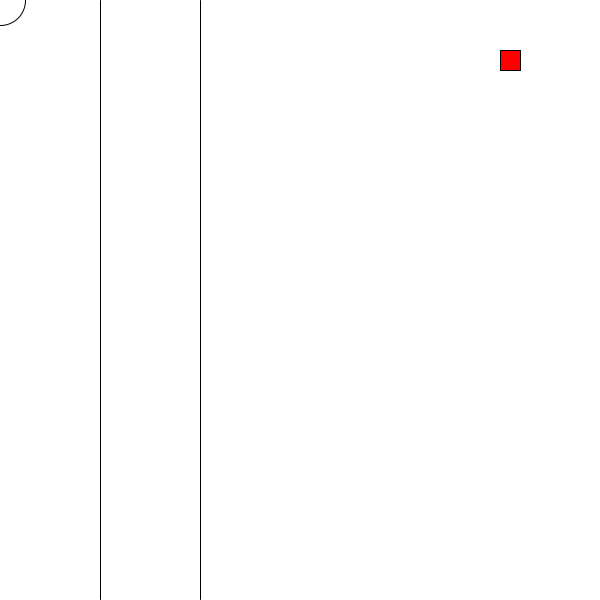
Frame 1 (no input)
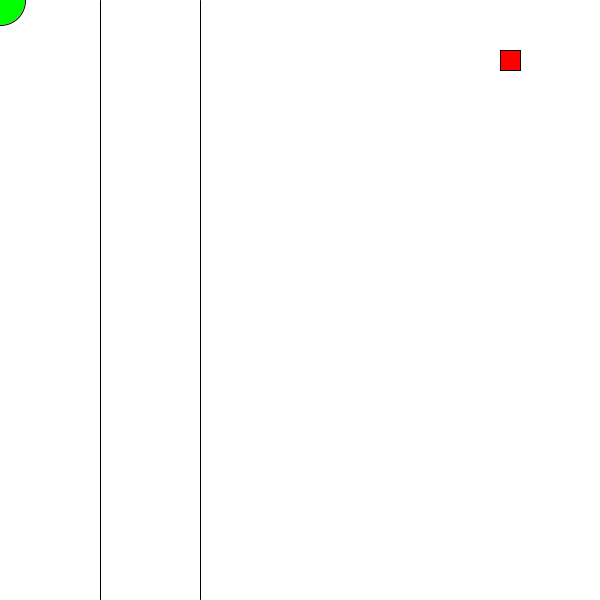
Frame 60 (the mouse pressed at the canvas centre just before this capture)
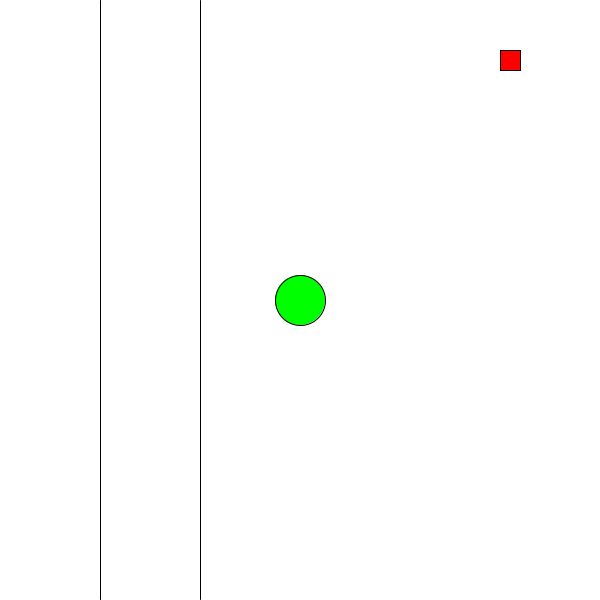
Frame 120 (the mouse held since frame 60 and released just before this capture)

The Processing sketch that drew these frames (run headless with seeded random() and noise(); from frame 60 on, the mouse is pressed at the canvas centre):

// Processing sketch: processing_150177
// ── processing_150177.pde

void setup(){
   size(600,600);
}
void draw (){
background(255);
  line(100,0,100,height-1);
  line(200,0,200,height-1);
  ellipse(mouseX,mouseY,50,50);
  fill(255,0,0);
  rect(width-100,50,20,20);
  fill(0,255,0);
}
